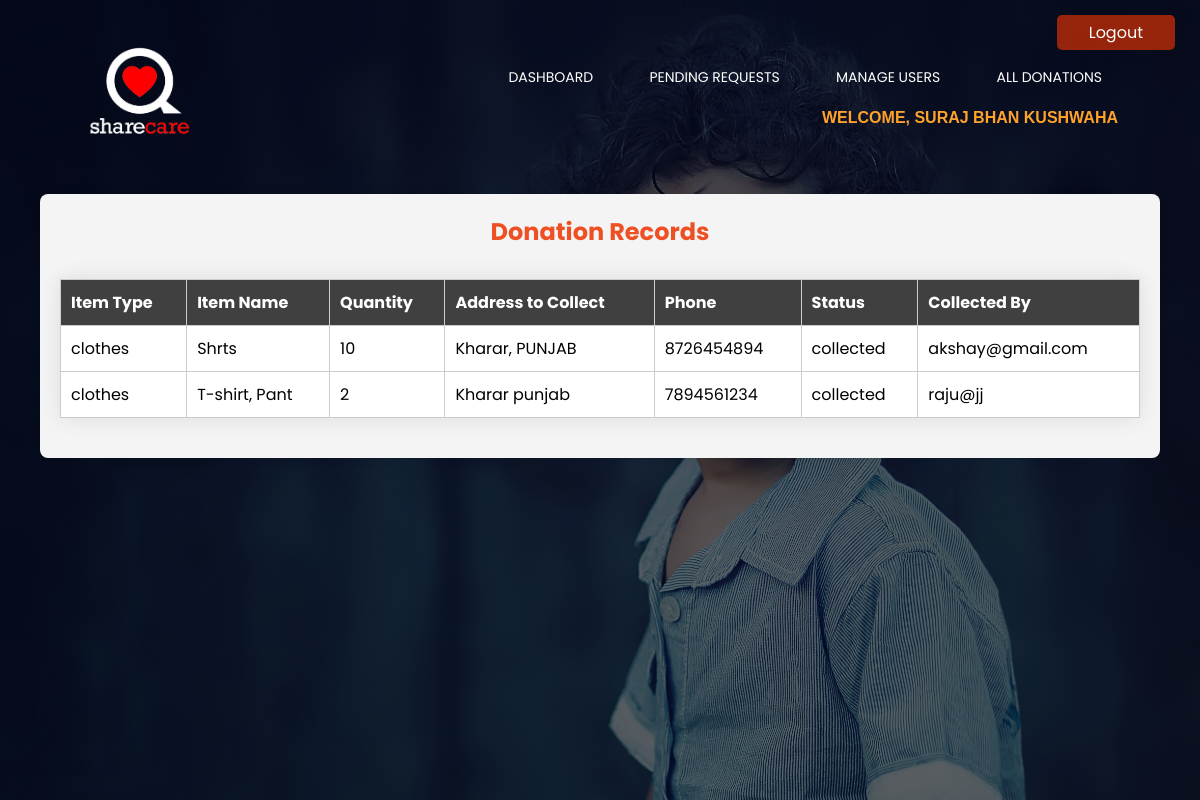
The page /admin/all_donations.php (signed in) on the database its author committed.
### tables this page shows
CREATE TABLE `donations` (
  `id` int(11) NOT NULL,
  `item_type` varchar(20) NOT NULL,
  `item_name` varchar(15) NOT NULL,
  `quantity` int(11) NOT NULL,
  `address` varchar(30) NOT NULL,
  `phone` bigint(20) NOT NULL,
  `comments` varchar(30) NOT NULL,
  `donor` varchar(30) NOT NULL,
  `status` varchar(15) DEFAULT 'pending',
  `collected_by` varchar(20) DEFAULT 'N/A'
);

### admin/all_donations.php (the view, shortened to what this page needs)
<?php
include 'config.php';
$query = "SELECT * FROM donations";
$result = mysqli_query($conn, $query);
?>
<!DOCTYPE html>
<html lang="en">
<head>
    <link rel="stylesheet" href="style.css">
</head>
<body>
    <section class="header">
        <nav>
            <a href="index.html"><img src="../Images/Share&Carelogo3.png" alt=""></a>
            <div class="login-signup">
                <a href="../logout.php">Logout</a>
            </div>
            <div class="nav-link" id="navLink">
                <ul>
                    <li><a href="index.php">DASHBOARD</a></li>
                    <li><a href="pending_request.php">PENDING REQUESTS</a></li>
                    <li><a href="all_users.php">MANAGE USERS</a></li>
                    <li><a href="all_donations.php">ALL DONATIONS</a></li>
                </ul>
                <p class="welcome-message">Welcome, <?php echo $_SESSION['name']; ?></p>
            </div>
        </nav>
        <div class="table-container">
            <h2>Donation Records</h2>
            <table class="donation-table">
                <thead>
                    <tr>
                        <th>Item Type</th>
                        <th>Item Name</th>
                        <th>Quantity</th>
                        <th>Address to Collect</th>
                        <th>Phone</th>
                        <th>Status</th>
                        <th>Collected By</th>
                    </tr>
                </thead>
                <tbody>
                <?php
                    if (mysqli_num_rows($result) > 0) {
                        while ($row = mysqli_fetch_assoc($result)) {
                            echo "<tr>";
                            echo "<td>" . $row['item_type'] . "</td>";
                            echo "<td>" . $row['item_name'] . "</td>";
                            echo "<td>" . $row['quantity'] . "</td>";
                            echo "<td>" . $row['address'] . "</td>";
                            echo "<td>" . $row['phone'] . "</td>";
                            echo "<td>" . $row['status'] . "</td>";
                            echo "<td>" . $row['collected_by'] . "</td>";
                            echo "</tr>";
                        }
                    } else {
                        echo "<tr><td colspan='7'>No records found</td></tr>";
                    }
                    ?>
                </tbody>
            </table>
        </div>
        </section>
        </body>
</html>

### admin/style.css (style rules this page uses)
* { margin: 0; padding: 0; font-family: 'Poppins', sans-serif; }
.header { min-height: 100vh; width: 100%; background-image: linear-gradient(rgba(4,9,30,0.7),rgba(4,9,30,0.6)),url(../Images/pexels-bess-hamiti-35537.jpg); background-position: center; background-size: cover; position: relative; }
nav { display: flex; padding: 2% 6%; justify-content: space-between; align-items: center; }
nav img { width: 135px; height: 133px; margin-top: 6px }
.login-signup { position: absolute; top: 15px; right: 25px; font-size: 16px; color: rgb(210, 77, 77); border-radius: 5px; border: 1 px solid white; padding: 5px 0; background-color: rgba(255, 55, 0, 0.58); }
.login-signup a { color: white; text-decoration: none; margin: 0 32px; }
.nav-link { flex: 1; text-align: right; margin-top: -2px; }
.nav-link ul li { list-style: none; display: inline-block; padding: 8px 18px; }
.nav-link ul li a { color: white; text-decoration: none; font-size: 14px; padding: 0 8px; }
.nav-link ul li::after { content: ''; width:0%; height: 2px; background: linear-gradient(90deg, rgba(238, 114, 5, 0.917),rgba(255, 252, 252, 0.8),rgba(106, 242, 2, 0.831)); display:block; margin: auto; transition: 0.5s; }
.table-container { max-width: 90%; margin: 0 auto; padding: 20px; background-color: #f4f4f4; border-radius: 8px; box-shadow: 0px 0px 10px 0px rgba(0,0,0,0.1); text-align: center; }
.table-container h2 { color: rgb(238, 80, 36); }
.donation-table { width: 100%; border-collapse: collapse; margin-top: 20px; }
.donation-table th, .donation-table td { padding: 10px; border: 1px solid #ccc; }
.donation-table th { background-color: #232323da; color: white; }
.donation-table td { background-color: #fff; }
.nav-link .welcome-message { color:#ffa22b; padding: 10px; font-weight: bold; font-size: 16px; font-family: 'DM Sans', sans-serif; text-transform: uppercase; }
h2 { text-align: center; color: rgb(250, 250, 250); margin-bottom: 30px; }
table { border-collapse: collapse; width: 80%; margin: 20px auto; background-color: #fff; box-shadow: 0 0 20px rgba(0, 0, 0, 0.1); }
th, td { padding: 12px 15px; text-align: left; border: 1px solid #ddd; }
thead { background-color: #f2f2f2; font-weight: bold; }
tbody tr:nth-child(even) { background-color: #f9f9f9; }

### rows shown on the page
donations: item_type "clothes", item_name "Shrts", quantity "10", address "Kharar, PUNJAB", phone "8726454894", status "collected", collected_by "akshay@gmail.com"
donations: item_type "clothes", item_name "T-shirt, Pant", quantity "2", address "Kharar punjab", phone "7894561234", status "collected", collected_by "raju@jj"

### other values the page prints
$_SESSION['name'] "SURAJ BHAN KUSHWAHA"
